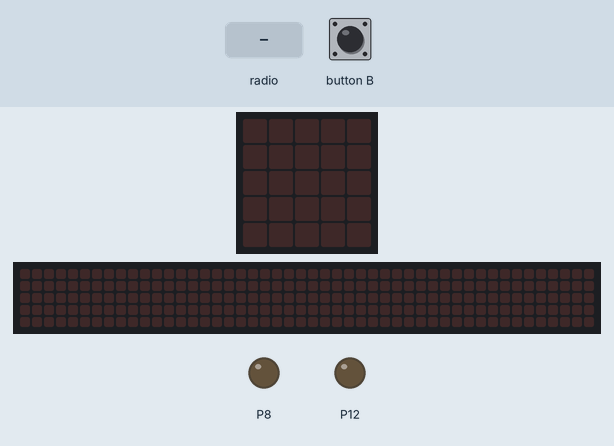
The program below on a simulated BBC micro:bit running MicroPython. Shown: the board's 5×5 LED display, a strip that is not on the board, showing the scrolling text unrolled, output pins drawn as LEDs (lit = HIGH). Inputs (shaded band) come from the test bench. The 48×5 strip is a reading aid, not a part: it shows the text the display is scrolling, unrolled, one strip-width of it at a time.

Above: at 1.2 s.
1.3 s: button B pressed for 0.15 s
At 1.37 s:
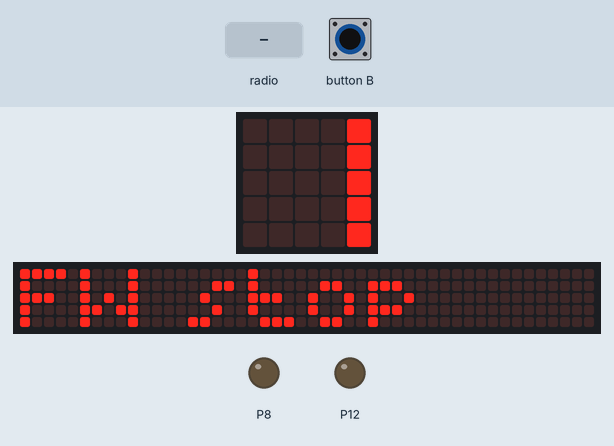
4.3 s: radio message "Forward" arrives
At 7.07 s:
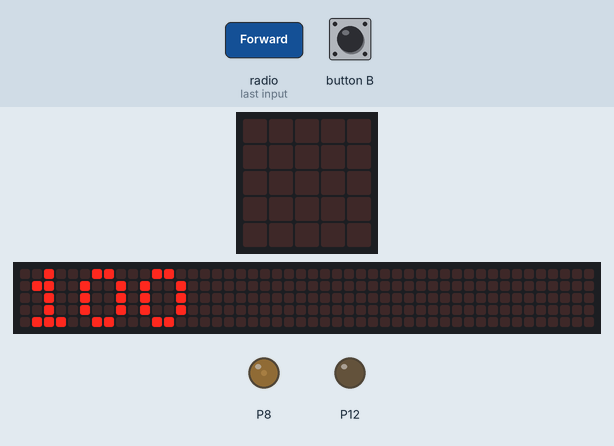
7.3 s: radio message "Stop" arrives
At 10.07 s:
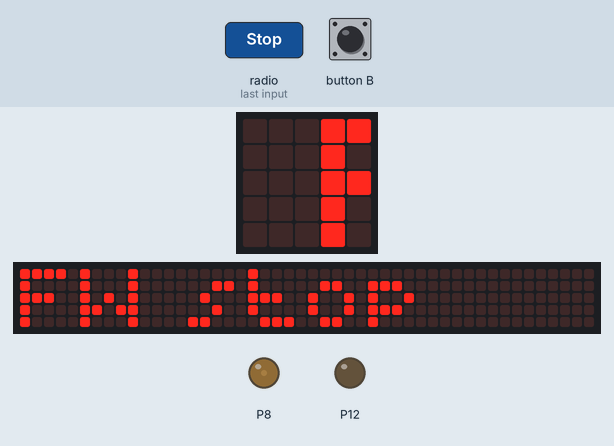
10.3 s: radio message "Forward" arrives
At 16.2 s:
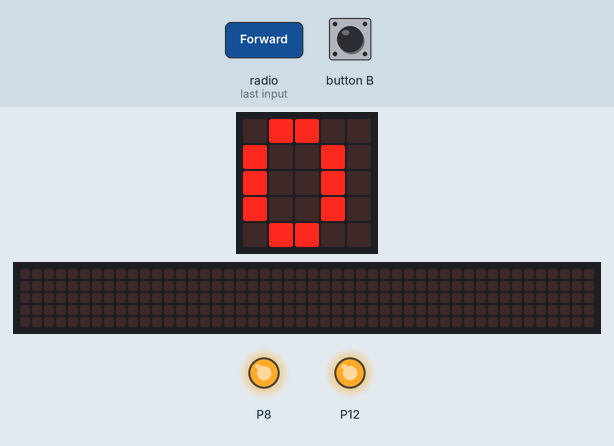
16.3 s: radio message "Forward" arrives
19.3 s: button B pressed for 1 s
At 26.9 s:
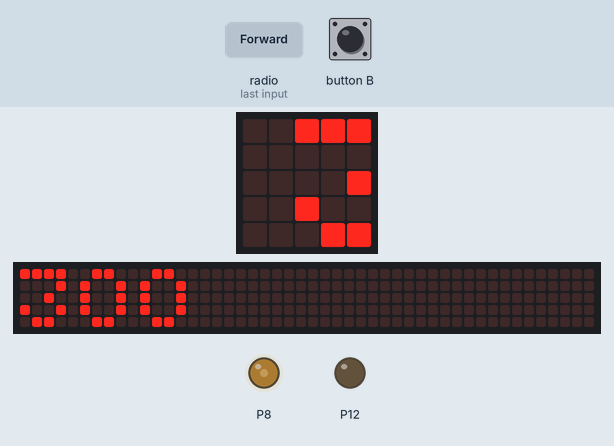
Timing chart, 0 to 28.1 s (numbered marks = the images above; inputs shaded):
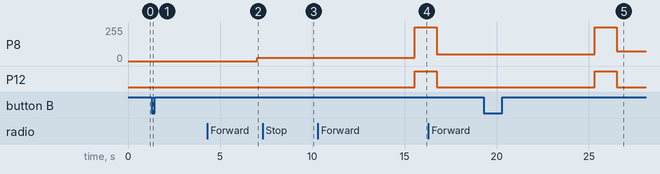

Measured:
- after the input at 1.3 s, the display: changes at once (image 1)
- after the input at 4.3 s, P8: 0/255 → 25/255 after 2.7 s; P12: stays LOW (without the input it goes to HIGH after 2.7 s); the display: first differs from a run without the input after 2.7 s (image 2)
- after the input at 7.3 s, the display: first differs from a run without the input after 2.6 s (image 3 shows a later state)
- after the input at 10.3 s, the display: first differs from a run without the input after 5.3 s (image 4 shows a later state)
- after the input at 19.3 s, P8: 50/255 → 255/255 after 6.0 s, → 75/255 1.2 s later; P12: LOW → HIGH after 6.0 s, → LOW 1.2 s later; the display: first differs from a run without the input after 0.31 s (image 5 shows a later state)

The program:

Train_adjustable_MC_v2.py
```python
from microbit import *
import radio

def stop():
    pin8.write_analog(1023)
    pin12.write_analog(1023)

def forward(speed):
    pin8.write_analog(speed)
    pin12.write_digital(0)
    display.scroll(speed)


speed = 0

radio.on()
while True:
    incoming = radio.receive()
    if incoming == 'Forward':
        msg = str(speed)
        speed = speed +100
	display.show(msg)

        if speed >= 1000:
            speed = 0
        #Cycles = 0
        #while Cycles < 4:
        forward(speed)

    if button_b.was_pressed() or incoming == 'Stop':
        display.scroll('FW stop')
        stop()
```
